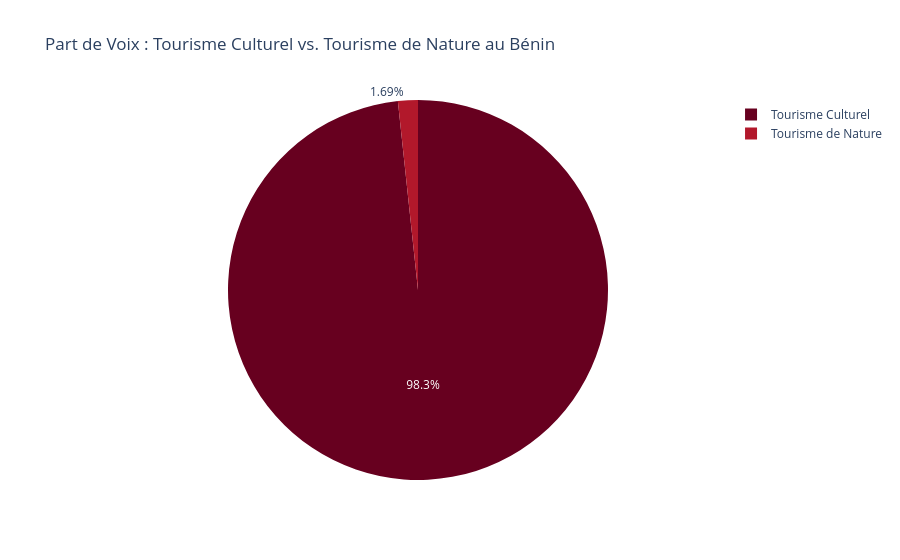

Source (notebook cell):
### Markdown cell above
### Le "Plus" : Comparatif "Part de Voix" - Tourisme Culturel vs. Tourisme de Nature

Nous allons analyser la part de voix (mesurée par le nombre total d'articles) entre le tourisme culturel et le tourisme de nature pour le Bénin. Cela nous permettra de comprendre quelle facette du tourisme génère le plus d'attention médiatique.

### Code cell
# Catégorisation des articles touristiques en Culturel et Nature

cultural_keywords = ['culture', 'patrimoine', 'heritage', 'UNESCO', 'Ouidah', 'Abomey', 'Ganvié', 'vodoun', 'art']
nature_keywords = ['nature', 'parc national', 'faune', 'flore', 'écotourisme', 'safari', 'Pendjari', 'réserve']

# Filtrer df_tourism pour les articles culturels
df_cultural = df_tourism[df_tourism['SOURCEURL'].str.contains('|'.join(cultural_keywords), case=False, na=False)].copy()
# Filtrer df_tourism pour les articles de nature (exclure ceux déjà catégorisés comme culturels pour éviter les doublons si un article mentionne les deux)
df_nature = df_tourism[
    df_tourism['SOURCEURL'].str.contains('|'.join(nature_keywords), case=False, na=False) &
    ~df_tourism['SOURCEURL'].str.contains('|'.join(cultural_keywords), case=False, na=False)
].copy()

# Calcul de la part de voix (nombre d'articles)
volume_cultural = len(df_cultural)
volume_nature = len(df_nature)

data_share_of_voice = pd.DataFrame({
    'Catégorie': ['Tourisme Culturel', 'Tourisme de Nature'],
    'Nombre d\'Articles': [volume_cultural, volume_nature]
})

if volume_cultural > 0 or volume_nature > 0:
    fig_share_of_voice = px.pie(data_share_of_voice,
                                names='Catégorie',
                                values='Nombre d\'Articles',
                                title='Part de Voix : Tourisme Culturel vs. Tourisme de Nature au Bénin',
                                color_discrete_sequence=px.colors.sequential.RdBu)
    fig_share_of_voice.show()
else:
    print("Pas assez de données pour comparer le tourisme culturel et le tourisme de nature.")

### Figure 1 — Plotly figure (JSON) as saved in the notebook; plotly's stock layout.template omitted (floating-point values rounded to 4 significant figures)
{"data": [{"domain": {"x": [0, 1], "y": [0, 1]}, "hovertemplate": "Catégorie=%{label}<br>Nombre d'Articles=%{value}<extra></extra>", "labels": ["Tourisme Culturel", "Tourisme de Nature"], "legendgroup": "", "name": "", "showlegend": true, "values": [1453, 25], "type": "pie"}], "layout": {"legend": {"tracegroupgap": 0}, "title": {"text": "Part de Voix : Tourisme Culturel vs. Tourisme de Nature au Bénin"}, "piecolorway": ["rgb(103,0,31)", "rgb(178,24,43)", "rgb(214,96,77)", "rgb(244,165,130)", "rgb(253,219,199)", "rgb(247,247,247)", "rgb(209,229,240)", "rgb(146,197,222)", "rgb(67,147,195)", "rgb(33,102,172)", "rgb(5,48,97)"]}}
